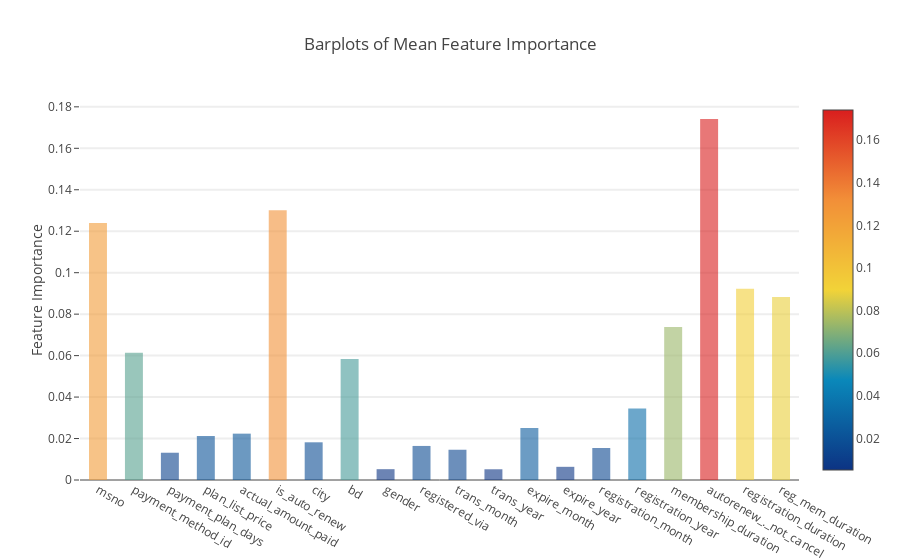

The cell this chart's notebook holds for it:
### Code cell
y = feature_dataframe['mean'].values
x = feature_dataframe['features'].values
data = [go.Bar(
            x= x,
             y= y,
            width = 0.5,
            marker=dict(
               color = feature_dataframe['mean'].values,
            colorscale='Portland',
            showscale=True,
            reversescale = False
            ),
            opacity=0.6
        )]

layout= go.Layout(
    autosize= True,
    title= 'Barplots of Mean Feature Importance',
    hovermode= 'closest',
#     xaxis= dict(
#         title= 'Pop',
#         ticklen= 5,
#         zeroline= False,
#         gridwidth= 2,
#     ),
    yaxis=dict(
        title= 'Feature Importance',
        ticklen= 5,
        gridwidth= 2
    ),
    showlegend= False
)
fig = go.Figure(data=data, layout=layout)
py.iplot(fig, filename='bar-direct-labels')

### Figure 1 — Plotly figure (JSON) as saved in the notebook; plotly's stock layout.template omitted (floating-point values rounded to 4 significant figures)
{"data": [{"marker": {"color": [0.124, 0.06139, 0.01315, 0.02124, 0.02236, 0.1302, 0.01818, 0.05831, 0.005217, 0.01643, 0.01459, 0.005177, 0.02502, 0.006361, 0.01544, 0.03454, 0.07385, 0.1741, 0.09221, 0.08823], "colorscale": "Portland", "reversescale": false, "showscale": true}, "opacity": 0.6, "type": "bar", "width": 0.5, "x": ["msno", "payment_method_id", "payment_plan_days", "plan_list_price", "actual_amount_paid", "is_auto_renew", "city", "bd", "gender", "registered_via", "trans_month", "trans_year", "expire_month", "expire_year", "registration_month", "registration_year", "membership_duration", "autorenew_._not_cancel", "registration_duration", "reg_mem_duration"], "y": [0.124, 0.06139, 0.01315, 0.02124, 0.02236, 0.1302, 0.01818, 0.05831, 0.005217, 0.01643, 0.01459, 0.005177, 0.02502, 0.006361, 0.01544, 0.03454, 0.07385, 0.1741, 0.09221, 0.08823]}], "layout": {"autosize": true, "hovermode": "closest", "showlegend": false, "title": "Barplots of Mean Feature Importance", "yaxis": {"gridwidth": 2, "ticklen": 5, "title": "Feature Importance"}}}
